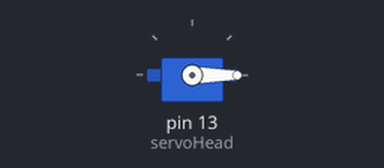
Simulated run of this sketch. Board: Arduino Uno, built with avr-gcc and run on an emulated ATmega328P. Shown: servo.

Above: at 0.05 s.
At 1.5 s:
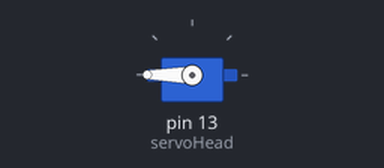
At 3.0 s:
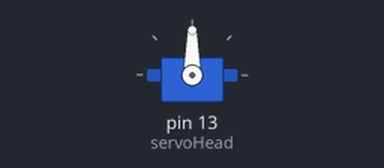
Timing chart, 0 to 6.9 s (numbered marks = the images above):
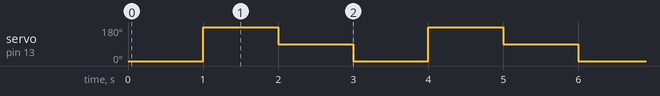

The sketch:

Servo_Test.ino
```cpp
// Testing servo motor
// Author: J. Martin 4/5/2023

#include <Servo.h>

// Define the servo
Servo servoHead;

// Global variable for time delay
int wait = 1000;

void setup() {

  // Attach servo
  servoHead.attach( 13 );

  // Start servo facing forward
  servoHead.write( 45 );

}

void loop() {

  servoHead.write( 0 ); // look left
  delay( wait );
  servoHead.write( 180 ); // look right
  delay( wait );
  servoHead.write( 90 ); // look forward
  delay( wait );


}
```

Measured:
- by itself, servo on pin 13 (servoHead): repeats every 3.0 s: 90° 1.0 s, 0° 1.0 s, 180° 1.0 s
